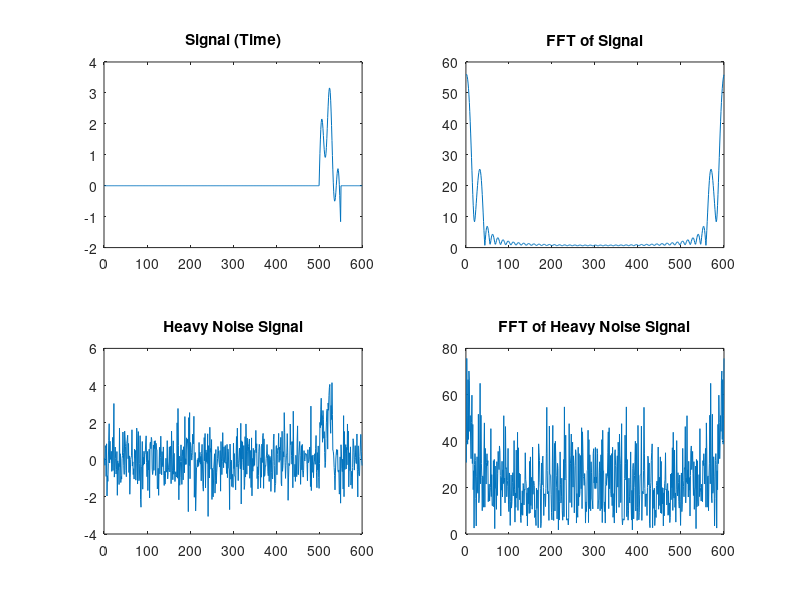

MATLAB code for this plot:
function variable_encoder

%updated tanvir's code with user defined periods
%the first silent period is fixed to be 50 ms, but can be changed if needed
%we could also let the user define the amount of noise
%also removed harmonic noise

clear all
clc

%Asks for the sequence from the use the converts to string for use by
%forloop
prompt ='what is your sequence? ';
sequence =input(prompt,'s');
num = sequence;
LengthN = length(num); % number of digits
%user defined digit periods
DigitPeriod = zeros(1,LengthN); 
for i = 1:LengthN
    fprintf('Input period of tone %d(in ms)',i)
    DigitPeriod(i)=input('');
end

%user defined silent periods
SilentPeriod = zeros(1,LengthN);
for i = 1:(LengthN)
    fprintf('Input period of silence %d (in ms):',i)
    SilentPeriod(i)=input('');
end

%frequencies
List = [100 200 300; 100 200 400; 100 200 500; 100 150 300; 100 150 400; 
         100 150 500; 75 200 300; 75 200 400; 75 200 500; 75 150 300];
 %Initial Values
            Sampling = 10000; % sampling for sound must be atleast 8000
 %Initate variables         
            interval = 50e-3;
            N0 = floor(interval*Sampling);
            Signal = zeros(N0,1);   % Fill Array with Zeros
% generate signal for number number
     for i = 1: LengthN
          duration = DigitPeriod(i)*1e-3; % duration specified in prompt
          interval = SilentPeriod(i)*1e-3; % interval specified in prompt
          Ns = floor(duration*Sampling);  % signal
          N0 = floor(interval*Sampling);  % silence period
          %Array of Intervals:
         k = 1:Ns;
         number = str2double(num(i)); % convert string to doubles
         %Looks at the valyes in the List above to see which freqs need to
         %be added for the tone.
         Freq1 = List(number+1,1); 
         Freq2 = List(number+1,2);
         Freq3 = List(number+1,3);
         ToneSignal =(1+ rand(1))*(sin(2.*pi.*Freq1.*k./Sampling)...
             + sin(2.*pi.*Freq2.*k./Sampling)...
             + sin(2.*pi.*Freq3.*k./Sampling));  % maximal amplitude is 2
         %Creates a matrix to store all signals computed above into a
         %matrix, ":" operant makes the rows of the maxtrix columbs. and
         %then adds a zeros matrix to fill the "intervals".
         Signal = [Signal; ToneSignal(:); zeros(N0,1)];
     end
%create White Noise to Signal:
Heavy_Noise = awgn(Signal,.0005);

% Plot all signals Generated:
        figure
        
        subplot(2,2,1) % first subplot
        plot(Signal)
        title('Signal (Time)')

        subplot(2,2,2) % second subplot
        plot(abs(fft(Signal)))
        title('FFT of Signal')
 
        subplot(2,2,3) % third subplot
        plot(Heavy_Noise);
        title('Heavy Noise Signal')

        subplot(2,2,4) % fourth subplot
        plot(abs(fft(Heavy_Noise)));
        title('FFT of Heavy Noise Signal')
        
% %Generate Sound for all signals 1) Normal, 2) Noisy 3) heavily Noisy
%   prompt='press any key to hear original tone'
%         pause;
%         sound(Signal, Sampling)
%   prompt='press any key to hear noisy tone'
%         pause;
%         sound(Light_Noise, Sampling)
%   prompt='press any key to hear heavily noisy tone'
%         pause;
%         sound(Heavy_Noise, Sampling)
  prompt='end of encoder sequence'